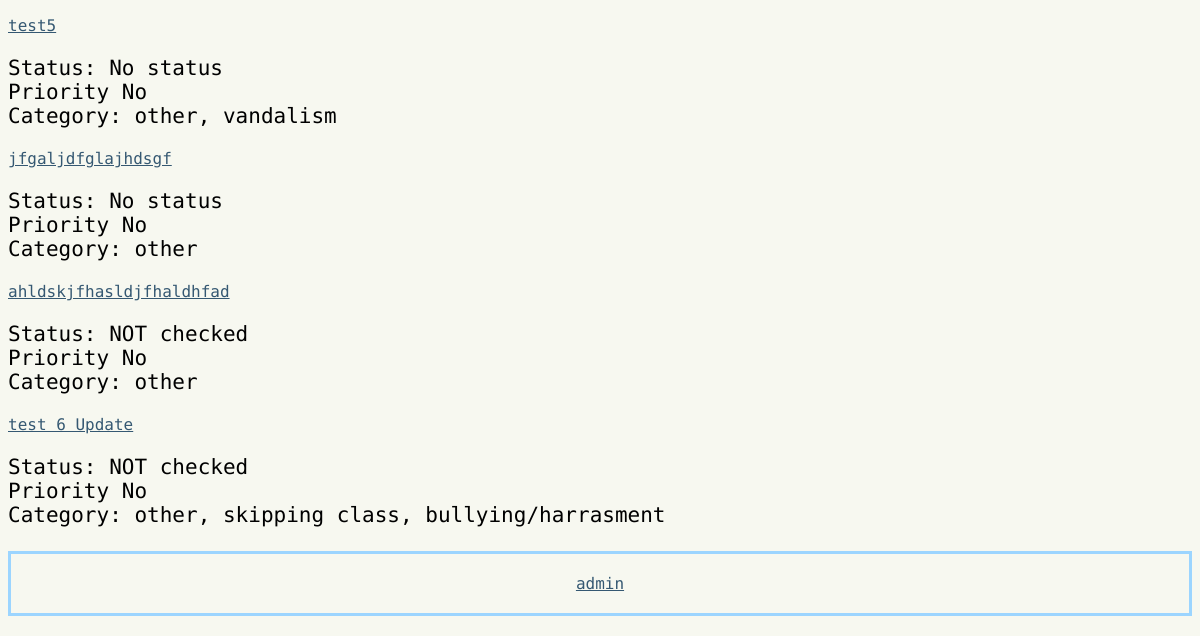
Before: /view (lower part) with the older database file.
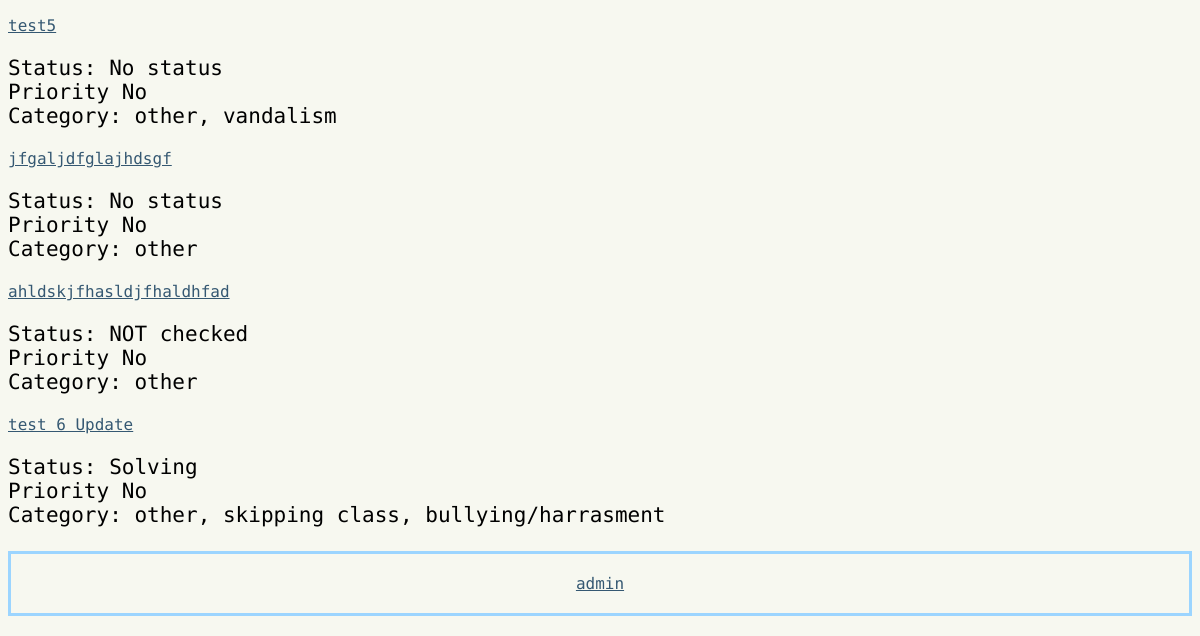
After: the same page with the newer database file.
### routes.py (models this page shows)
class Reports(db.Model):
    __tablename__ = "Reports"
    report_id = db.Column(db.Integer, primary_key=True)
    report_title = db.Column(db.String, nullable=False)
    report_detail = db.Column(db.String, nullable=False)
    report_time = db.Column(db.String, nullable=False)
    status_id = db.Column(db.Integer, db.ForeignKey("Status.status_id"), nullable=True)
    status = db.relationship("Status", backref="reports")
    priority_id = db.Column(db.Integer, db.ForeignKey("Priority.priority_id"), nullable=True)
    priority = db.relationship("Priority", backref="reports")
    types = db.relationship("Type", secondary=Report_Type, backref="reports")

class Type(db.Model):
    __tablename__ = "Type"
    type_id = db.Column(db.Integer, primary_key=True)
    type = db.Column(db.String, nullable=False)

class Status(db.Model):
    __tablename__ = "Status"
    status_id = db.Column(db.Integer, primary_key=True)
    status = db.Column(db.String, nullable=False)

### routes.py (the view)
@app.route("/view", methods=["GET"])
def view():
    sort = request.args.get("sort", "original")
    if sort == "status":
        reports = Reports.query.join(Status).order_by(Status.status.asc()).all()
    elif sort == "type":
        reports = Reports.query.join(Reports.types).order_by(Type.type.asc()).all()
    else:
        reports = Reports.query.order_by(Reports.report_id.asc()).all()
    status = Status.query.all()
    types = Type.query.all()
    priority = Priority.query.all()
    return render_template(
        "view.html", reports=reports, status=status, types=types, sort=sort, priority=priority
    )

### templates/view.html (shortened to what this page needs)
{% extends "layout.html" %}
{% block content %}
{% for report in reports %}
    <a href="http://127.0.0.1:5000/edit/{{ report.report_id }}">{{ report.report_title }}</a>
    <p>
    Status:
    {% if report.status %}
        {{ report.status.status }}
    {% else %}
        No status
    {% endif %}
    <br>
        Priority
    {% if report.priority %}
        {{ report.priority.priority }}
    {% else %}
        No
    {% endif %}
    <br>
    Category:
    {% if report.types %}
        {% for t in report.types %}
            {{ t.type }}{% if not loop.last %}, {% endif %}
        {% endfor %}
    {% else %}
        No type
    {% endif %}
    </p>
{% endfor %}
{% endblock %}

### templates/layout.html (shortened to what this page needs)
<!DOCTYPE html>
<html lang="en">
<head>
    <link rel="stylesheet" href="../static/style.css">
</head>
<body>
    <main>
        {% block content %}
        {% endblock %}
    </main>
    <footer>{% include "footer.html" %}</footer>
</body>
</html>

### templates/footer.html
<div class="footer">
    <a href="http://127.0.0.1:5000/view">admin</a>
</div>

### static/style.css (style rules this page uses)
a { color: #355872; font-family: "Victor Mono", monospace; }
p { font-family: "Victor Mono", monospace; font-size: 21px; }
body { background-color: #F7F8F0; }
footer { margin-top: 2%; border: 3px solid #9CD5FF; text-align: center; font-family: "Victor Mono", monospace; padding: 20px; margin-bottom: 20px; }

Changed rows visible on the page:
changed Reports "test 6 Update": status.status "NOT checked" → "Solving"
